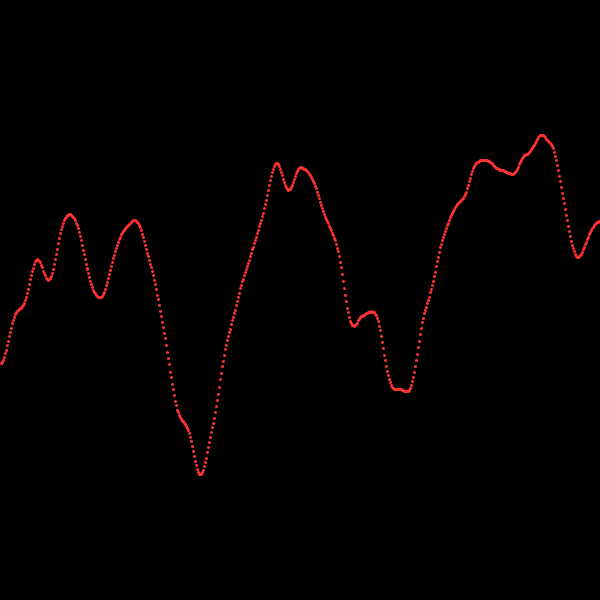
Frame 1 (no input)
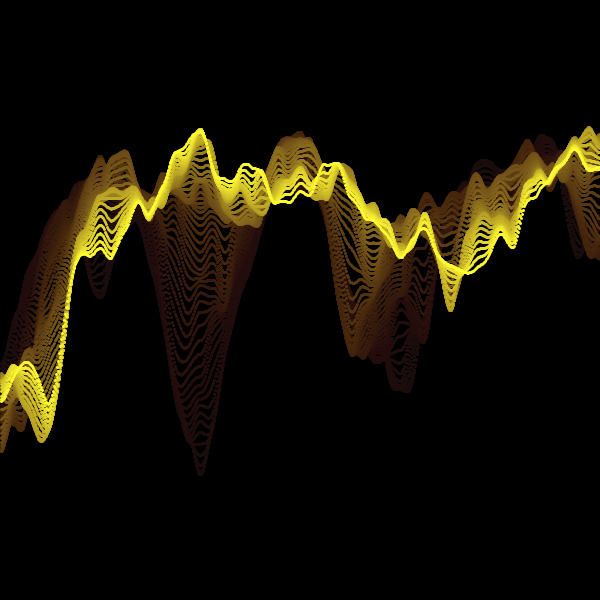
Frame 60 (the mouse pressed at the canvas centre just before this capture)
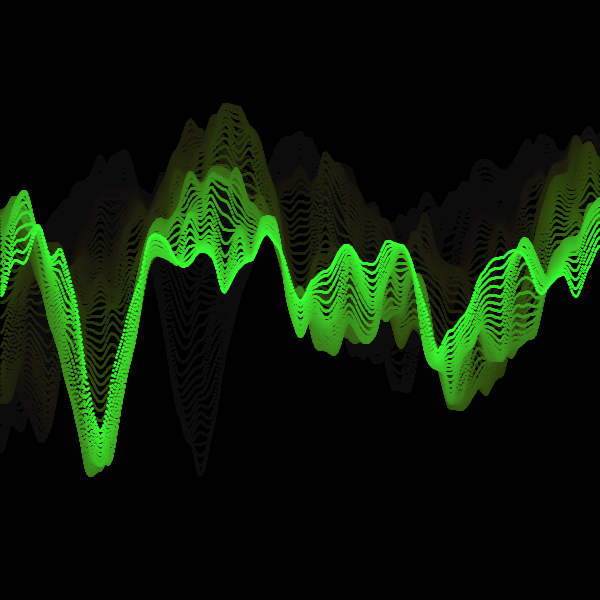
Frame 120 (the mouse held since frame 60 and released just before this capture)

The Processing sketch that drew these frames (run headless with seeded random() and noise(); from frame 60 on, the mouse is pressed at the canvas centre):

// Processing sketch: Creation_originale
// ── Creation_originale.pde
float time = 0; 
void setup(){
size(600, 600); 
background(0); 
colorMode(HSB, 360, 100, 100, 100);
} 

void draw(){ 
  //effacer progressivement l'image précédente
  fill(0, 4);
  noStroke();
  rect(0,0, width, height); //rect noir transparent posé par dessus l'image
  strokeWeight(3);


float x=0; 
 

while(x<width){ 
point(x, height*noise(x/100, time));
stroke((time*50)%360, 80, 100, 100); //hue, saturation, brightness, alpha

x=x+1; 
} 

time = time + 0.02; 
}
